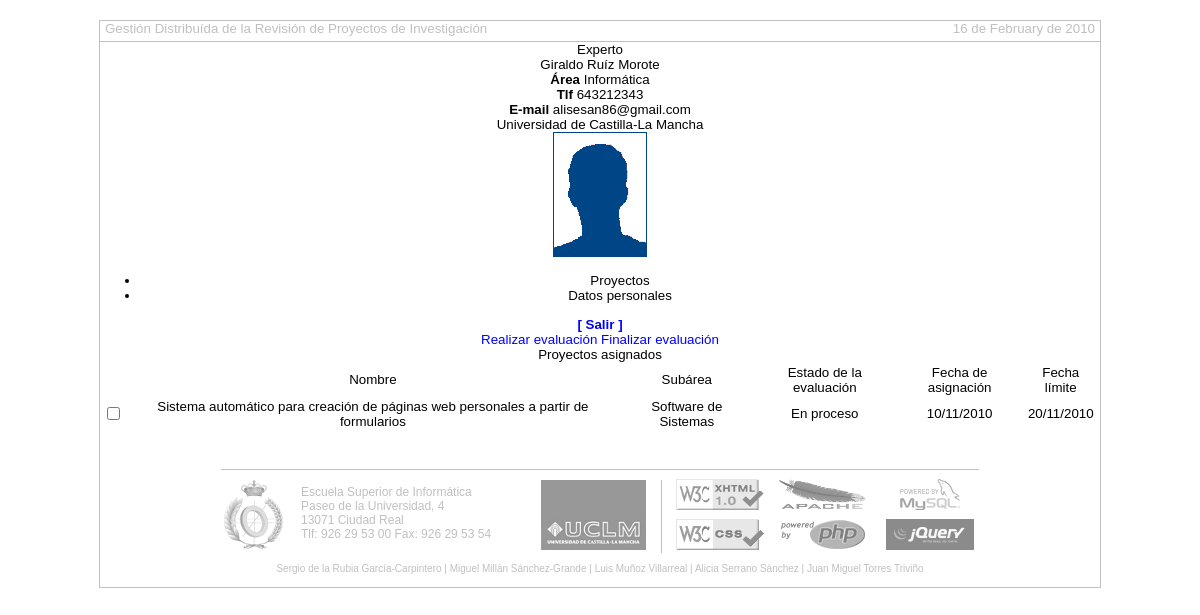
/Implementación/GDRPI/ (signed in), run on the app's committed database.
### tables this page shows
CREATE TABLE IF NOT EXISTS `users` (
  `id` int(8) NOT NULL,
  `type` enum('secretary','coordinator','attached','expert') NOT NULL DEFAULT 'expert',
  `email` tinytext NOT NULL,
  `password` varchar(40) NOT NULL,
  `pwsalt` varchar(4) NOT NULL,
  `name` tinytext NOT NULL,
  `surnames` tinytext NOT NULL,
  `phone` int(10) NOT NULL,
  `aid` int(10) NOT NULL DEFAULT '0' COMMENT 'area id',
  `institution` tinytext NOT NULL,
  `curriculum` tinytext NOT NULL,
  `keywords` tinytext NOT NULL,
  PRIMARY KEY (`id`)
);

CREATE TABLE IF NOT EXISTS `areas` (
  `id` int(10) NOT NULL AUTO_INCREMENT,
  `name` tinytext NOT NULL,
  PRIMARY KEY (`id`)
);

CREATE TABLE IF NOT EXISTS `eval_reports` (
  `id` int(10) NOT NULL AUTO_INCREMENT,
  `emid` int(10) NOT NULL COMMENT 'eval model id',
  `state` enum('in_process','done') NOT NULL DEFAULT 'in_process',
  `data` text NOT NULL,
  PRIMARY KEY (`id`)
);

CREATE TABLE IF NOT EXISTS `projects` (
  `id` int(10) NOT NULL,
  `pid` int(10) NOT NULL COMMENT 'packet id',
  `name` tinytext NOT NULL,
  `memory` text NOT NULL,
  `aid` int(10) NOT NULL COMMENT 'area id',
  `said` int(10) NOT NULL COMMENT 'subarea id',
  `state` enum('without_eval','experts_evaluating','evaluated_experts','evaluated_attached','validated_coordinator') NOT NULL,
  `invitation_time` int(10) NOT NULL,
  `eval_time` int(10) NOT NULL,
  `emid` int(10) NOT NULL COMMENT 'eval model id',
  `final_report` text NOT NULL,
  PRIMARY KEY (`id`,`pid`)
);

CREATE TABLE IF NOT EXISTS `subareas` (
  `id` int(10) NOT NULL,
  `aid` int(10) NOT NULL COMMENT 'area id',
  `uid` int(10) NOT NULL DEFAULT '0' COMMENT 'user id',
  `name` tinytext NOT NULL,
  PRIMARY KEY (`id`,`aid`)
);

### Implementación/GDRPI/source/loginout.php (called while the page is built, shortened)
<?php
function load_user() {
  global $_uid, $_act, $_mysql, $_user;
  if (!$_user && $_act != "login") {
    $r = $_mysql->row("SELECT type, name, surnames, aid, phone, email, "
                      ."institution FROM users WHERE id=$_uid");
    $_user = $_SESSION['user'];
  }
}
?>

### Implementación/GDRPI/source/mysql.php (called while the page is built, shortened)
<?php
class MySQL {
   private $link;
   public function __construct() {
     global $_config;
     $bd = $_config['bd'];
     $this->link = mysql_connect($bd['host'], $bd['user'], $bd['pass']);
   }
   public function rows($query) {
     $rows = array();
     $res = mysql_query($query, $this->link);
     if ($res) while ($row = mysql_fetch_assoc($res)) $rows[] = $row;
     return $rows;
   }
   public function row($query) {
     $row = array();
     $res = mysql_query($query, $this->link);
     if ($res) $row = mysql_fetch_assoc($res);
     return $row;
   }
   public function field($query) {
     list($field) = mysql_fetch_row(mysql_query($query, $this->link));
     return $field;
   }
}
?>

### Implementación/GDRPI/settings.php (called while the page is built, shortened)
<?php
$_config['bd']['host'] = "localhost";
$_config['bd']['name'] = "gdrpi";
$_config['bd']['user'] = "root";
$_config['bd']['pass'] = "";
$_config['base_dir'] = "";
?>

### Implementación/GDRPI/index.php (called while the page is built, shortened)
<?php
include 'settings.php';
include 'source/mysql.php';
include 'source/loginout.php';
include 'theme/main.php';
$_mysql = new MySQL();
$_uid = isset($_SESSION['uid']) ? $_SESSION['uid'] : null;
$_act = isset($_GET['act']) ? $_GET['act'] : null;
load_user();
$actionArray =
  array(
        'login' => array('s', 'loginout.php', 'login'),
        'logout' => array('s', 'loginout.php', 'logout'),
        'newmod' => array('t', 'evaluation_models.php', 'new_model'),
        'modmod' => array('t', 'evaluation_models.php', 'modify_model'),
        'savemod' => array('s', 'evaluation_models.php', 'save_model'),
        'delmod' => array('s', 'evaluation_models.php', 'delete_model'),
        'viewconv' => array('t', 'evaluation_models.php', 'view_convocatory'),
        'makerep' => array('t', 'evaluation_reports.php', 'make_report'),
        'saverep' => array('s', 'evaluation_reports.php', 'save_report'),
        'endrep' => array('s', 'evaluation_reports.php', 'end_report'),
        'viewrep' => array('t', 'evaluation_reports.php', 'view_report'),
        'proexp' => array('t', 'projects.php', 'projects_experts'),
        null => array('t', 'main.php', 'theme_view')
        );
call_user_func($actionArray[$_act][2]);
?>

### Implementación/GDRPI/theme/users.php (the view, shortened to what this page needs)
<?php
function user_type() {
  global $_user;
  if (!isset($_user['typetxt'])) {
    $txt = "";
    switch ($_user['type']) {
    case "expert": $txt = "Experto"; break;
    }
    $_user['typetxt'] = $txt;
  }
  return $_user['typetxt'];
}
function user_refers() {
  global $_uid, $_mysql, $_user;
  if (!isset($_user['refers'])) {
    $position = "";
    if ($_user['type'] != "secretary") {
      $area = $_mysql->
        field("SELECT name FROM areas WHERE id={$_user['aid']}");
      $position = "<strong>Área</strong> $area<br />";
    }
    $refers = "{$_user['name']} {$_user['surnames']} "
      ."<br />$position<strong>Tlf</strong> {$_user['phone']}<br />"
      ."<strong>E-mail</strong> {$_user['email']}<br />"
      ."{$_user['institution']}";
    $_user['refers'] = $refers;
  }
  return $_user['refers'];
}
function user_color() {
  global $_user;
  if (!isset($_user['color'])) {
    $color = "";
    switch ($_user['type']) {
    case "expert": $color = "#004586"; break;
    }
    $_user['color'] = $color;
  }
  return $_user['color'];
}
function users_header() {
  global $_user;
  $type = user_type();
  $refers = user_refers();
  echo '
<div id="header">
  <div id="type">'.$type.'</div>
  <div id="data">
    <div id="refers">'.$refers.'</div>
    <div id="photo">
      <img src="theme/images/'.$_user['type'].'.png" title="" />
    </div>
  </div>
</div>
     ';
}
function user_nav() {
  global $_user;
  echo '
<div id="body">
  <div id="left">
    <ul>';
  switch($_user['type']) {
  case "expert":
    echo '
      <li id="lon">Proyectos</li>
      <li class="loff">Datos personales</li>';
    break;
  }
  $msg = "";
  echo '
    </ul>
  </div>
  <div id="right">
    <p id="msg">'.$msg.'</p>
    <a id="logout" href="index.php?act=logout" alt="Salir">
      <strong>[ Salir ]</strong></a>
';
}
?>

### Implementación/GDRPI/theme/main.php (shortened to what this page needs)
<?php
function theme_view($view = null, $args = null) {
  global $_mysql, $_user;
  if ($view) {
    $csss = array("users.php", "login.css");
    theme_above($csss);
    include 'theme/login.php';
    login_header();
    login_body($args);
  }
  else {
    include 'theme/users.php';
    switch ($_user['type']) {
    case "expert":
      $csss = array("users.php", "evalreports.css", "dialog.php");
      $jss = array("evalreports.js", "dialog.js");
      theme_above($csss, $jss);
      users_header();
      user_nav();
      include 'theme/projects.php';
      expert_projects();
      break;
    }
  }
  theme_footer();
}
function theme_above($csss, $jss = array(), $onload = "") {
  global $_user;
  $title = "GDPRI - Gestión Distribuída de la Revisión de "
    ."Proyectos de Investigación";
  if ($_user) $title = $_user['name']." ".$_user['surnames']." | "
                .user_type($_user['type'])." | ".$title;
  $styles = "\n".'<link rel="stylesheet" type="text/css" '
    .'href="theme/css/main.css">'."\n";
  foreach ($csss as $style) {
    $styles .= '<link rel="stylesheet" type="text/css" '
      .'href="theme/css/'.$style.'">'."\n";
  }
  $javascripts = "\n"
    .'<script type="text/javascript" src="js/jquery.js"></script>'."\n"
    .'<script type="text/javascript" src="js/main.js"></script>'."\n";
  foreach ($jss as $js) {
    $javascripts .= '<script type="text/javascript" src="js/'
      .$js.'"></script>'."\n";
  }
  $date = time();
  $date = strftime("%e de ", $date).ucfirst(strftime("%B", $date)).
    strftime(" de %Y", $date);
  echo '<?xml version="1.0" encoding="UTF-8"?>
<!DOCTYPE html PUBLIC "-//W3C//DTD XHTML 1.0 Strict//EN"
          "http://www.w3.org/TR/xhtml1/DTD/xhtml1-strict.dtd">
<html xmlns="http://www.w3.org/1999/xhtml" lang="es" xml:lang="es">
<head>
<meta http-equiv="Content-Type" content="text/html; charset=UTF-8">
<meta http-equiv="Cache-Control" content="no-cache, mustrevalidate">
<title>'.$title.'</title>
'.$styles.'
'.$javascripts.'
</head>
<body'.$onload.'>
<div id="container">
  <div id="top">
    <div id="title">Gestión Distribuída de la
      Revisión de Proyectos de Investigación</div>
    <div id="date">'.$date.'</div>
  </div>';
}
function theme_footer() {
  echo '
    <div id="footer">
      <div id="institutions">
        <div id="esi">
          <a target="_blank" href="http://www.esi.uclm.es" alt="UCLM">
            <img src="theme/images/esi-g.png" width="63" height="70"
                 title="Escuela Superior de Informática" /></a>
        </div>
        <div id="uclm">
          <a target="_blank" href="http://www.uclm.es" alt="ESI UCLM">
            <img src="theme/images/uclm-g.jpg" width="105" height="70"
                 title="Universidad de Castilla-La Mancha" /></a>
        </div>
        <div id="txt">Escuela Superior de Informática<br />
          Paseo de la Universidad, 4<br />
          13071 Ciudad Real<br />
          Tlf: 926 29 53 00 Fax: 926 29 53 54</div>
      </div>
      <div id="powered">
        <div id="left">
          <a target="_blank" href="http://validator.w3.org/check?uri=referer"
             alt="XHTML 1.0 Estricto Válido">
            <img src="theme/images/valid-xhtml10-g.gif" width="88" height="31"
               title="XHTML 1.0 Estricto Válido" /></a>
          <a target="_blank" alt="CSS Válido"
             href="http://jigsaw.w3.org/css-validator/check/referer">
            <img src="theme/images/valid-css-g.gif" width="88" height="31"
                 title="CSS Válido" /></a>
        </div>
        <div id="right">
          <a target="_blank" href="http://www.mysql.com/" alt="MySQL">
            <img src="theme/images/mysql-g.gif" width="88" height="31"
               title="MySQL" /></a>
          <a target="_blank" href="http://jquery.com/" alt="jQuery">
          <img src="theme/images/jquery-g.png" width="88" height="31"
               title="jQuery" /></a>
        </div>
        <a target="_blank" href="http://www.apache.com/" alt="Apache 2.0">
          <img src="theme/images/apache-g.gif" width="88" height="31"
               title="Apache 2.0" /></a>
        <a target="_blank" href="http://www.php.net/" alt="PHP">
          <img src="theme/images/php-g.gif" width="88" height="31"
               title="PHP" /></a>
      </div>
      <div id="authors">
        <a target="_blank" href=
           "https://campusvirtual.uclm.es/user/view.php?id=98387&course=6750"
           alt="Perfil en Campus Virtual">
          Sergio de la Rubia García-Carpintero</a> |
        <a target="_blank" href=
           "https://campusvirtual.uclm.es/user/view.php?id=100255&course=6750"
           alt="Perfil en Campus Virtual">
          Miguel Millán Sánchez-Grande</a> |
        <a target="_blank" href=
           "https://campusvirtual.uclm.es/user/view.php?id=99750&course=6750"
           alt="Perfil en Campus Virtual">
          Luis Muñoz Villarreal</a> |
        <a target="_blank" href=
           "https://campusvirtual.uclm.es/user/view.php?id=107335&course=6750"
           alt="Perfil en Campus Virtual">
          Alicia Serrano Sánchez</a> |
        <a target="_blank" href=
           "https://campusvirtual.uclm.es/user/view.php?id=100233&course=6750"
           alt="Perfil en Campus Virtual">
          Juan Miguel Torres Triviño</a>
      </div>
    </div>
  </div>
</body>
</html>';
}
?>

### Implementación/GDRPI/theme/projects.php (shortened to what this page needs)
<?php
function expert_projects() {
  global $_mysql, $_uid, $_user;
  $r = $_mysql->rows("SELECT er.id, p.name, s.name AS sub, er.state AS erst, "
                     ."p.state AS pst, "
                     ."ep.assign_date, (ep.assign_date+p.eval_time*24*60*60) "
                     ."AS eval_time FROM `experts-projects` ep, projects p, "
                     ."eval_reports er, subareas s WHERE ep.uid=$_uid AND "
                     ."p.said = s.id AND s.aid = p.aid "
                     ."AND p.pid = ep.ppid AND p.id = ep.pid "
                     ."AND er.id = ep.rid ORDER BY ep.assign_date DESC");
  echo '
    <div id="content">
      <div id="reports"></div>
      <div id="projects">
        <div id="buttons">
          <a href="javascript:make_report(\'expert\');"
             alt="">Realizar evaluación</a>
          <a href="javascript:end_report(\'expert\');"
             alt="">Finalizar evaluación</a>
        </div>
        <div class="title">Proyectos asignados</div>
        <table>
          <tr id="trtop">
            <td></td><td>Nombre</td><td>Subárea</td>
            <td>Estado de la evaluación</td>
            <td>Fecha de asignación</td><td>Fecha límite</td>
          </tr>';
  foreach ($r as $row) {
    $atime = strftime("%e/%I/%Y", $row['assign_date']);
    $etime = strftime("%e/%I/%Y", $row['eval_time']);
    $locked = true;
    if ($row['pst'] == "evaluated_attached") $state = "Evaluado por el adjunto";
    elseif ($row['pst'] == "validated_coordinator")
      $state = "Validado por el coordinador";
    else {
      $state = $row['erst'] == "in_process" ? "En proceso" : "Terminada";
      $locked = false;
      $eval = $state == "Terminada" ? 1 : 0;
    }
    echo '
          <tr>
            <td>';
    if (!$locked)
      echo '<input type="checkbox" name="'.$row['id'].'" value="'.$eval.'" />';
    else
      echo '<a href="javascript:view_report('.$row['id'].')"
                   alt="Ver informe de evaluación">
                <img src="theme/images/view.png" alt="" /></a>';
    echo '</td>
            <td>'.$row['name'].'</td><td>'.$row['sub'].'</td><td>'.$state.'</td>
            <td>'.$atime.'</td><td>'.$etime.'</td>
          </tr>';
  }
  echo '
        </table>
      </div>
    </div>
  </div>
  <div style="clear: both"></div>
</div>
        ';
}
?>

### Implementación/GDRPI/theme/css/main.css (style rules this page uses)
body { font-family: Verdana, Geneva, Arial, Helvetica, sans-serif; font-size: 10pt; margin: 20px auto; text-align: center; }
a:link, a:visited { color: blue; text-decoration: none; }
a img { border: 0; }
#container { width: 1000px; margin: 0 auto; border: 1px solid #C0C0C0; }
#top { width: 100%; height: 20px; border-bottom: 1px solid #C0C0C0; color: #C0C0C0; }
#top #title { float: left; margin-left: 5px; }
#top #date { float: right; margin-right: 5px; }
#footer { height: 117px; border-top: 1px solid #C0C0C0; margin: 37px 121px 0; }
#footer #authors { clear: both; font-size: 7.5pt; color: #C0C0C0; }
#footer #authors a { color: #C0C0C0; }
#footer #institutions { float: left; width: 425px; margin: 10px auto; padding-right: 15px; border-right: 1px solid #C0C0C0; color: #C0C0C0; }
#footer #institutions #esi { float: left; }
#footer #institutions #uclm { float: right; }
#footer #institutions #txt { font-size: 9pt; margin: 5px 80px; text-align: left; }
#footer #powered { float: right; width: 300px; margin: 6px; }
#footer #powered img { margin: 3px; }
#footer #powered #left { float: left; width: 90px; }
#footer #powered #right { float: right; width: 90px; }

### data on the page
users: name "Giraldo", surnames "Ruíz Morote", aid.name "Informática", phone "643212343", email "alisesan86@gmail.com", institution "Universidad de Castilla-La Mancha", type (picture)
eval_reports: projects.name "Sistema automático para creación de páginas web personales a partir de formularios", subareas.name "Software de Sistemas", state "En proceso", experts-projects.assign_date "10/11/2010", etime "20/11/2010"

### other printed values
$date "16 de February de 2010"
$type "Experto"
